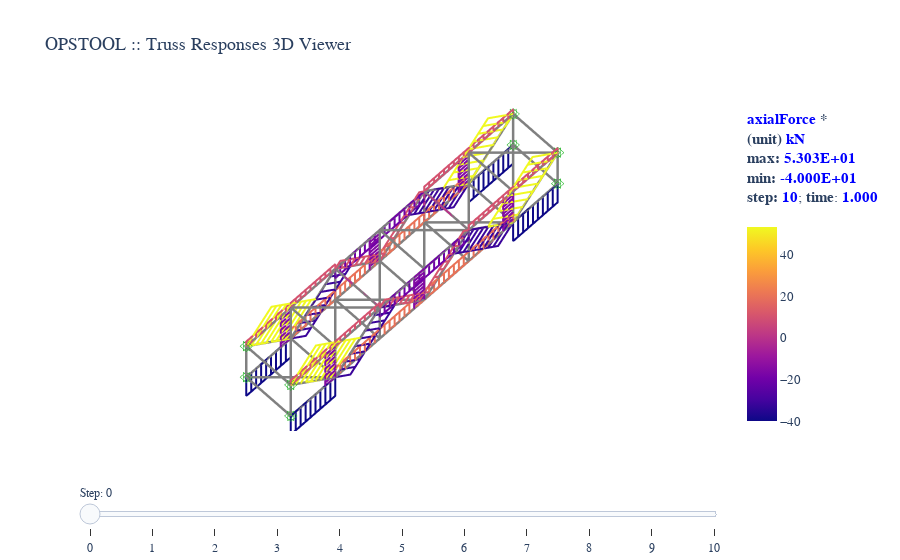

Notebook cell for this chart:
### Code cell
fig = opsvis.plot_truss_responses(
    odb_tag=1,
    resp_type="axialForce",
    slides=True,
    alpha=2.0,
    line_width=4,
    unit_symbol="kN",
    unit_factor=1e-3,
    style="wireframe",
    color=None,
    show_bc=True,
    bc_scale=1.5,
)
fig.show()  # for auto
fig.write_html("images/truss_resp_plotly2.html", full_html=False, include_plotlyjs="cdn")

### Figure 1 — Plotly figure (JSON) as saved in the notebook; plotly's stock layout.template omitted (floating-point values rounded to 4 significant figures; data arrays with more than 128 entries replaced by an {"elided": "..."} marker saying what was removed)
{"data": [{"connectgaps": false, "hoverinfo": "skip", "line": {"color": "gray", "width": 5}, "mode": "lines", "name": "Truss", "type": "scatter3d", "visible": false, "x": {"elided": "228 int values"}, "y": {"elided": "228 int values"}, "z": {"elided": "228 int values"}}, {"connectgaps": false, "hoverinfo": "skip", "line": {"color": "#15b01a", "width": 1}, "mode": "lines", "name": "BC", "type": "scatter3d", "visible": false, "x": {"elided": "144 int values"}, "y": {"elided": "144 int values"}, "z": {"elided": "144 int values"}}, {"connectgaps": false, "hoverinfo": "skip", "line": {"cmax": 53.03, "cmin": -40, "color": {"elided": "2970 float values"}, "coloraxis": "coloraxis2", "width": 4}, "mode": "lines", "type": "scatter3d", "visible": false, "x": {"elided": "2970 float values"}, "y": {"elided": "2970 float values"}, "z": {"elided": "2970 float values"}}, {"connectgaps": false, "hoverinfo": "skip", "line": {"color": "gray", "width": 5}, "mode": "lines", "name": "Truss", "type": "scatter3d", "visible": false, "x": {"elided": "228 int values"}, "y": {"elided": "228 int values"}, "z": {"elided": "228 int values"}}, {"connectgaps": false, "hoverinfo": "skip", "line": {"color": "#15b01a", "width": 1}, "mode": "lines", "name": "BC", "type": "scatter3d", "visible": false, "x": {"elided": "144 int values"}, "y": {"elided": "144 int values"}, "z": {"elided": "144 int values"}}, {"connectgaps": false, "hoverinfo": "skip", "line": {"cmax": 53.03, "cmin": -40, "color": {"elided": "3024 float values"}, "coloraxis": "coloraxis3", "width": 4}, "mode": "lines", "type": "scatter3d", "visible": false, "x": {"elided": "3024 float values"}, "y": {"elided": "3024 float values"}, "z": {"elided": "3024 float values"}}, {"connectgaps": false, "hoverinfo": "skip", "line": {"color": "gray", "width": 5}, "mode": "lines", "name": "Truss", "type": "scatter3d", "visible": false, "x": {"elided": "228 int values"}, "y": {"elided": "228 int values"}, "z": {"elided": "228 int values"}}, {"connectgaps": false, "hoverinfo": "skip", "line": {"color": "#15b01a", "width": 1}, "mode": "lines", "name": "BC", "type": "scatter3d", "visible": false, "x": {"elided": "144 int values"}, "y": {"elided": "144 int values"}, "z": {"elided": "144 int values"}}, {"connectgaps": false, "hoverinfo": "skip", "line": {"cmax": 53.03, "cmin": -40, "color": {"elided": "2916 float values"}, "coloraxis": "coloraxis4", "width": 4}, "mode": "lines", "type": "scatter3d", "visible": false, "x": {"elided": "2916 float values"}, "y": {"elided": "2916 float values"}, "z": {"elided": "2916 float values"}}, {"connectgaps": false, "hoverinfo": "skip", "line": {"color": "gray", "width": 5}, "mode": "lines", "name": "Truss", "type": "scatter3d", "visible": false, "x": {"elided": "228 int values"}, "y": {"elided": "228 int values"}, "z": {"elided": "228 int values"}}, {"connectgaps": false, "hoverinfo": "skip", "line": {"color": "#15b01a", "width": 1}, "mode": "lines", "name": "BC", "type": "scatter3d", "visible": false, "x": {"elided": "144 int values"}, "y": {"elided": "144 int values"}, "z": {"elided": "144 int values"}}, {"connectgaps": false, "hoverinfo": "skip", "line": {"cmax": 53.03, "cmin": -40, "color": {"elided": "2754 float values"}, "coloraxis": "coloraxis5", "width": 4}, "mode": "lines", "type": "scatter3d", "visible": false, "x": {"elided": "2754 float values"}, "y": {"elided": "2754 float values"}, "z": {"elided": "2754 float values"}}, {"connectgaps": false, "hoverinfo": "skip", "line": {"color": "gray", "width": 5}, "mode": "lines", "name": "Truss", "type": "scatter3d", "visible": false, "x": {"elided": "228 int values"}, "y": {"elided": "228 int values"}, "z": {"elided": "228 int values"}}, {"connectgaps": false, "hoverinfo": "skip", "line": {"color": "#15b01a", "width": 1}, "mode": "lines", "name": "BC", "type": "scatter3d", "visible": false, "x": {"elided": "144 int values"}, "y": {"elided": "144 int values"}, "z": {"elided": "144 int values"}}, {"connectgaps": false, "hoverinfo": "skip", "line": {"cmax": 53.03, "cmin": -40, "color": {"elided": "2700 float values"}, "coloraxis": "coloraxis6", "width": 4}, "mode": "lines", "type": "scatter3d", "visible": false, "x": {"elided": "2700 float values"}, "y": {"elided": "2700 float values"}, "z": {"elided": "2700 float values"}}, {"connectgaps": false, "hoverinfo": "skip", "line": {"color": "gray", "width": 5}, "mode": "lines", "name": "Truss", "type": "scatter3d", "visible": false, "x": {"elided": "228 int values"}, "y": {"elided": "228 int values"}, "z": {"elided": "228 int values"}}, {"connectgaps": false, "hoverinfo": "skip", "line": {"color": "#15b01a", "width": 1}, "mode": "lines", "name": "BC", "type": "scatter3d", "visible": false, "x": {"elided": "144 int values"}, "y": {"elided": "144 int values"}, "z": {"elided": "144 int values"}}, {"connectgaps": false, "hoverinfo": "skip", "line": {"cmax": 53.03, "cmin": -40, "color": {"elided": "2808 float values"}, "coloraxis": "coloraxis7", "width": 4}, "mode": "lines", "type": "scatter3d", "visible": false, "x": {"elided": "2808 float values"}, "y": {"elided": "2808 float values"}, "z": {"elided": "2808 float values"}}, {"connectgaps": false, "hoverinfo": "skip", "line": {"color": "gray", "width": 5}, "mode": "lines", "name": "Truss", "type": "scatter3d", "visible": false, "x": {"elided": "228 int values"}, "y": {"elided": "228 int values"}, "z": {"elided": "228 int values"}}, {"connectgaps": false, "hoverinfo": "skip", "line": {"color": "#15b01a", "width": 1}, "mode": "lines", "name": "BC", "type": "scatter3d", "visible": false, "x": {"elided": "144 int values"}, "y": {"elided": "144 int values"}, "z": {"elided": "144 int values"}}, {"connectgaps": false, "hoverinfo": "skip", "line": {"cmax": 53.03, "cmin": -40, "color": {"elided": "2646 float values"}, "coloraxis": "coloraxis8", "width": 4}, "mode": "lines", "type": "scatter3d", "visible": false, "x": {"elided": "2646 float values"}, "y": {"elided": "2646 float values"}, "z": {"elided": "2646 float values"}}, {"connectgaps": false, "hoverinfo": "skip", "line": {"color": "gray", "width": 5}, "mode": "lines", "name": "Truss", "type": "scatter3d", "visible": false, "x": {"elided": "228 int values"}, "y": {"elided": "228 int values"}, "z": {"elided": "228 int values"}}, {"connectgaps": false, "hoverinfo": "skip", "line": {"color": "#15b01a", "width": 1}, "mode": "lines", "name": "BC", "type": "scatter3d", "visible": false, "x": {"elided": "144 int values"}, "y": {"elided": "144 int values"}, "z": {"elided": "144 int values"}}, {"connectgaps": false, "hoverinfo": "skip", "line": {"cmax": 53.03, "cmin": -40, "color": {"elided": "2916 float values"}, "coloraxis": "coloraxis9", "width": 4}, "mode": "lines", "type": "scatter3d", "visible": false, "x": {"elided": "2916 float values"}, "y": {"elided": "2916 float values"}, "z": {"elided": "2916 float values"}}, {"connectgaps": false, "hoverinfo": "skip", "line": {"color": "gray", "width": 5}, "mode": "lines", "name": "Truss", "type": "scatter3d", "visible": false, "x": {"elided": "228 int values"}, "y": {"elided": "228 int values"}, "z": {"elided": "228 int values"}}, {"connectgaps": false, "hoverinfo": "skip", "line": {"color": "#15b01a", "width": 1}, "mode": "lines", "name": "BC", "type": "scatter3d", "visible": false, "x": {"elided": "144 int values"}, "y": {"elided": "144 int values"}, "z": {"elided": "144 int values"}}, {"connectgaps": false, "hoverinfo": "skip", "line": {"cmax": 53.03, "cmin": -40, "color": {"elided": "2700 float values"}, "coloraxis": "coloraxis10", "width": 4}, "mode": "lines", "type": "scatter3d", "visible": false, "x": {"elided": "2700 float values"}, "y": {"elided": "2700 float values"}, "z": {"elided": "2700 float values"}}, {"connectgaps": false, "hoverinfo": "skip", "line": {"color": "gray", "width": 5}, "mode": "lines", "name": "Truss", "type": "scatter3d", "visible": false, "x": {"elided": "228 int values"}, "y": {"elided": "228 int values"}, "z": {"elided": "228 int values"}}, {"connectgaps": false, "hoverinfo": "skip", "line": {"color": "#15b01a", "width": 1}, "mode": "lines", "name": "BC", "type": "scatter3d", "visible": false, "x": {"elided": "144 int values"}, "y": {"elided": "144 int values"}, "z": {"elided": "144 int values"}}, {"connectgaps": false, "hoverinfo": "skip", "line": {"cmax": 53.03, "cmin": -40, "color": {"elided": "2592 float values"}, "coloraxis": "coloraxis11", "width": 4}, "mode": "lines", "type": "scatter3d", "x": {"elided": "2592 float values"}, "y": {"elided": "2592 float values"}, "z": {"elided": "2592 float values"}}, {"connectgaps": false, "hoverinfo": "skip", "line": {"color": "gray", "width": 5}, "mode": "lines", "name": "Truss", "type": "scatter3d", "x": {"elided": "228 int values"}, "y": {"elided": "228 int values"}, "z": {"elided": "228 int values"}}, {"connectgaps": false, "hoverinfo": "skip", "line": {"color": "#15b01a", "width": 1}, "mode": "lines", "name": "BC", "type": "scatter3d", "x": {"elided": "144 int values"}, "y": {"elided": "144 int values"}, "z": {"elided": "144 int values"}}], "layout": {"autosize": true, "coloraxis": {"cmax": 53.03, "cmin": -40, "colorbar": {"tickfont": {"size": 13}, "title": {"font": {"size": 15}, "text": "<b><span style=\"color:blue; font-weight:bold\">axialForce</span> *</b><br><b>(unit) <span style=\"color:blue; font-weight:bold\">kN</span></b><br><b>max:</b> <span style=\"color:blue; font-weight:bold\">0.000E+00</span><br><b>min:</b> <span style=\"color:blue; font-weight:bold\">0.000E+00</span><br><b>step:</b> <span style=\"color:blue; font-weight:bold\">0</span>; <b>time</b>: <span style=\"color:blue; font-weight:bold\">0.000</span><br> <br>"}}, "colorscale": [[0, "#0d0887"], [0.1111, "#46039f"], [0.2222, "#7201a8"], [0.3333, "#9c179e"], [0.4444, "#bd3786"], [0.5556, "#d8576b"], [0.6667, "#ed7953"], [0.7778, "#fb9f3a"], [0.8889, "#fdca26"], [1, "#f0f921"]], "showscale": true}, "coloraxis10": {"cmax": 53.03, "cmin": -40, "colorbar": {"tickfont": {"size": 13}, "title": {"font": {"size": 15}, "text": "<b><span style=\"color:blue; font-weight:bold\">axialForce</span> *</b><br><b>(unit) <span style=\"color:blue; font-weight:bold\">kN</span></b><br><b>max:</b> <span style=\"color:blue; font-weight:bold\">4.773E+01</span><br><b>min:</b> <span style=\"color:blue; font-weight:bold\">-3.600E+01</span><br><b>step:</b> <span style=\"color:blue; font-weight:bold\">9</span>; <b>time</b>: <span style=\"color:blue; font-weight:bold\">0.900</span><br> <br>"}}, "colorscale": [[0, "#0d0887"], [0.1111, "#46039f"], [0.2222, "#7201a8"], [0.3333, "#9c179e"], [0.4444, "#bd3786"], [0.5556, "#d8576b"], [0.6667, "#ed7953"], [0.7778, "#fb9f3a"], [0.8889, "#fdca26"], [1, "#f0f921"]], "showscale": true}, "coloraxis11": {"cmax": 53.03, "cmin": -40, "colorbar": {"tickfont": {"size": 13}, "title": {"font": {"size": 15}, "text": "<b><span style=\"color:blue; font-weight:bold\">axialForce</span> *</b><br><b>(unit) <span style=\"color:blue; font-weight:bold\">kN</span></b><br><b>max:</b> <span style=\"color:blue; font-weight:bold\">5.303E+01</span><br><b>min:</b> <span style=\"color:blue; font-weight:bold\">-4.000E+01</span><br><b>step:</b> <span style=\"color:blue; font-weight:bold\">10</span>; <b>time</b>: <span style=\"color:blue; font-weight:bold\">1.000</span><br> <br>"}}, "colorscale": [[0, "#0d0887"], [0.1111, "#46039f"], [0.2222, "#7201a8"], [0.3333, "#9c179e"], [0.4444, "#bd3786"], [0.5556, "#d8576b"], [0.6667, "#ed7953"], [0.7778, "#fb9f3a"], [0.8889, "#fdca26"], [1, "#f0f921"]], "showscale": true}, "coloraxis2": {"cmax": 53.03, "cmin": -40, "colorbar": {"tickfont": {"size": 13}, "title": {"font": {"size": 15}, "text": "<b><span style=\"color:blue; font-weight:bold\">axialForce</span> *</b><br><b>(unit) <span style=\"color:blue; font-weight:bold\">kN</span></b><br><b>max:</b> <span style=\"color:blue; font-weight:bold\">5.303E+00</span><br><b>min:</b> <span style=\"color:blue; font-weight:bold\">-4.000E+00</span><br><b>step:</b> <span style=\"color:blue; font-weight:bold\">1</span>; <b>time</b>: <span style=\"color:blue; font-weight:bold\">0.100</span><br> <br>"}}, "colorscale": [[0, "#0d0887"], [0.1111, "#46039f"], [0.2222, "#7201a8"], [0.3333, "#9c179e"], [0.4444, "#bd3786"], [0.5556, "#d8576b"], [0.6667, "#ed7953"], [0.7778, "#fb9f3a"], [0.8889, "#fdca26"], [1, "#f0f921"]], "showscale": true}, "coloraxis3": {"cmax": 53.03, "cmin": -40, "colorbar": {"tickfont": {"size": 13}, "title": {"font": {"size": 15}, "text": "<b><span style=\"color:blue; font-weight:bold\">axialForce</span> *</b><br><b>(unit) <span style=\"color:blue; font-weight:bold\">kN</span></b><br><b>max:</b> <span style=\"color:blue; font-weight:bold\">1.061E+01</span><br><b>min:</b> <span style=\"color:blue; font-weight:bold\">-8.000E+00</span><br><b>step:</b> <span style=\"color:blue; font-weight:bold\">2</span>; <b>time</b>: <span style=\"color:blue; font-weight:bold\">0.200</span><br> <br>"}}, "colorscale": [[0, "#0d0887"], [0.1111, "#46039f"], [0.2222, "#7201a8"], [0.3333, "#9c179e"], [0.4444, "#bd3786"], [0.5556, "#d8576b"], [0.6667, "#ed7953"], [0.7778, "#fb9f3a"], [0.8889, "#fdca26"], [1, "#f0f921"]], "showscale": true}, "coloraxis4": {"cmax": 53.03, "cmin": -40, "colorbar": {"tickfont": {"size": 13}, "title": {"font": {"size": 15}, "text": "<b><span style=\"color:blue; font-weight:bold\">axialForce</span> *</b><br><b>(unit) <span style=\"color:blue; font-weight:bold\">kN</span></b><br><b>max:</b> <span style=\"color:blue; font-weight:bold\">1.591E+01</span><br><b>min:</b> <span style=\"color:blue; font-weight:bold\">-1.200E+01</span><br><b>step:</b> <span style=\"color:blue; font-weight:bold\">3</span>; <b>time</b>: <span style=\"color:blue; font-weight:bold\">0.300</span><br> <br>"}}, "colorscale": [[0, "#0d0887"], [0.1111, "#46039f"], [0.2222, "#7201a8"], [0.3333, "#9c179e"], [0.4444, "#bd3786"], [0.5556, "#d8576b"], [0.6667, "#ed7953"], [0.7778, "#fb9f3a"], [0.8889, "#fdca26"], [1, "#f0f921"]], "showscale": true}, "coloraxis5": {"cmax": 53.03, "cmin": -40, "colorbar": {"tickfont": {"size": 13}, "title": {"font": {"size": 15}, "text": "<b><span style=\"color:blue; font-weight:bold\">axialForce</span> *</b><br><b>(unit) <span style=\"color:blue; font-weight:bold\">kN</span></b><br><b>max:</b> <span style=\"color:blue; font-weight:bold\">2.121E+01</span><br><b>min:</b> <span style=\"color:blue; font-weight:bold\">-1.600E+01</span><br><b>step:</b> <span style=\"color:blue; font-weight:bold\">4</span>; <b>time</b>: <span style=\"color:blue; font-weight:bold\">0.400</span><br> <br>"}}, "colorscale": [[0, "#0d0887"], [0.1111, "#46039f"], [0.2222, "#7201a8"], [0.3333, "#9c179e"], [0.4444, "#bd3786"], [0.5556, "#d8576b"], [0.6667, "#ed7953"], [0.7778, "#fb9f3a"], [0.8889, "#fdca26"], [1, "#f0f921"]], "showscale": true}, "coloraxis6": {"cmax": 53.03, "cmin": -40, "colorbar": {"tickfont": {"size": 13}, "title": {"font": {"size": 15}, "text": "<b><span style=\"color:blue; font-weight:bold\">axialForce</span> *</b><br><b>(unit) <span style=\"color:blue; font-weight:bold\">kN</span></b><br><b>max:</b> <span style=\"color:blue; font-weight:bold\">2.652E+01</span><br><b>min:</b> <span style=\"color:blue; font-weight:bold\">-2.000E+01</span><br><b>step:</b> <span style=\"color:blue; font-weight:bold\">5</span>; <b>time</b>: <span style=\"color:blue; font-weight:bold\">0.500</span><br> <br>"}}, "colorscale": [[0, "#0d0887"], [0.1111, "#46039f"], [0.2222, "#7201a8"], [0.3333, "#9c179e"], [0.4444, "#bd3786"], [0.5556, "#d8576b"], [0.6667, "#ed7953"], [0.7778, "#fb9f3a"], [0.8889, "#fdca26"], [1, "#f0f921"]], "showscale": true}, "coloraxis7": {"cmax": 53.03, "cmin": -40, "colorbar": {"tickfont": {"size": 13}, "title": {"font": {"size": 15}, "text": "<b><span style=\"color:blue; font-weight:bold\">axialForce</span> *</b><br><b>(unit) <span style=\"color:blue; font-weight:bold\">kN</span></b><br><b>max:</b> <span style=\"color:blue; font-weight:bold\">3.182E+01</span><br><b>min:</b> <span style=\"color:blue; font-weight:bold\">-2.400E+01</span><br><b>step:</b> <span style=\"color:blue; font-weight:bold\">6</span>; <b>time</b>: <span style=\"color:blue; font-weight:bold\">0.600</span><br> <br>"}}, "colorscale": [[0, "#0d0887"], [0.1111, "#46039f"], [0.2222, "#7201a8"], [0.3333, "#9c179e"], [0.4444, "#bd3786"], [0.5556, "#d8576b"], [0.6667, "#ed7953"], [0.7778, "#fb9f3a"], [0.8889, "#fdca26"], [1, "#f0f921"]], "showscale": true}, "coloraxis8": {"cmax": 53.03, "cmin": -40, "colorbar": {"tickfont": {"size": 13}, "title": {"font": {"size": 15}, "text": "<b><span style=\"color:blue; font-weight:bold\">axialForce</span> *</b><br><b>(unit) <span style=\"color:blue; font-weight:bold\">kN</span></b><br><b>max:</b> <span style=\"color:blue; font-weight:bold\">3.712E+01</span><br><b>min:</b> <span style=\"color:blue; font-weight:bold\">-2.800E+01</span><br><b>step:</b> <span style=\"color:blue; font-weight:bold\">7</span>; <b>time</b>: <span style=\"color:blue; font-weight:bold\">0.700</span><br> <br>"}}, "colorscale": [[0, "#0d0887"], [0.1111, "#46039f"], [0.2222, "#7201a8"], [0.3333, "#9c179e"], [0.4444, "#bd3786"], [0.5556, "#d8576b"], [0.6667, "#ed7953"], [0.7778, "#fb9f3a"], [0.8889, "#fdca26"], [1, "#f0f921"]], "showscale": true}, "coloraxis9": {"cmax": 53.03, "cmin": -40, "colorbar": {"tickfont": {"size": 13}, "title": {"font": {"size": 15}, "text": "<b><span style=\"color:blue; font-weight:bold\">axialForce</span> *</b><br><b>(unit) <span style=\"color:blue; font-weight:bold\">kN</span></b><br><b>max:</b> <span style=\"color:blue; font-weight:bold\">4.243E+01</span><br><b>min:</b> <span style=\"color:blue; font-weight:bold\">-3.200E+01</span><br><b>step:</b> <span style=\"color:blue; font-weight:bold\">8</span>; <b>time</b>: <span style=\"color:blue; font-weight:bold\">0.800</span><br> <br>"}}, "colorscale": [[0, "#0d0887"], [0.1111, "#46039f"], [0.2222, "#7201a8"], [0.3333, "#9c179e"], [0.4444, "#bd3786"], [0.5556, "#d8576b"], [0.6667, "#ed7953"], [0.7778, "#fb9f3a"], [0.8889, "#fdca26"], [1, "#f0f921"]], "showscale": true}, "font": {"family": "Arial, sans-serif"}, "scene": {"aspectmode": "data", "camera": {"eye": {"x": -36000, "y": -36000, "z": 90000}, "projection": {"type": "orthographic"}}, "xaxis": {"showgrid": false, "visible": false, "zeroline": false}, "yaxis": {"showgrid": false, "visible": false, "zeroline": false}, "zaxis": {"showgrid": false, "visible": false, "zeroline": false}}, "showlegend": false, "sliders": [{"active": 11, "currentvalue": {"prefix": "Step: "}, "pad": {"t": 50}, "steps": [{"args": [{"visible": [true, true, false, false, false, false, false, false, false, false, false, false, false, false, false, false, false, false, false, false, false, false, false, false, false, false, false, false, false, false, false, false]}, {"title": {"text": "OPSTOOL :: Truss Responses 3D Viewer</b><br><br>"}}], "label": "0", "method": "update"}, {"args": [{"visible": [false, false, true, true, true, false, false, false, false, false, false, false, false, false, false, false, false, false, false, false, false, false, false, false, false, false, false, false, false, false, false, false]}, {"title": {"text": "OPSTOOL :: Truss Responses 3D Viewer</b><br><br>"}}], "label": "1", "method": "update"}, {"args": [{"visible": [false, false, false, false, false, true, true, true, false, false, false, false, false, false, false, false, false, false, false, false, false, false, false, false, false, false, false, false, false, false, false, false]}, {"title": {"text": "OPSTOOL :: Truss Responses 3D Viewer</b><br><br>"}}], "label": "2", "method": "update"}, {"args": [{"visible": [false, false, false, false, false, false, false, false, true, true, true, false, false, false, false, false, false, false, false, false, false, false, false, false, false, false, false, false, false, false, false, false]}, {"title": {"text": "OPSTOOL :: Truss Responses 3D Viewer</b><br><br>"}}], "label": "3", "method": "update"}, {"args": [{"visible": [false, false, false, false, false, false, false, false, false, false, false, true, true, true, false, false, false, false, false, false, false, false, false, false, false, false, false, false, false, false, false, false]}, {"title": {"text": "OPSTOOL :: Truss Responses 3D Viewer</b><br><br>"}}], "label": "4", "method": "update"}, {"args": [{"visible": [false, false, false, false, false, false, false, false, false, false, false, false, false, false, true, true, true, false, false, false, false, false, false, false, false, false, false, false, false, false, false, false]}, {"title": {"text": "OPSTOOL :: Truss Responses 3D Viewer</b><br><br>"}}], "label": "5", "method": "update"}, {"args": [{"visible": [false, false, false, false, false, false, false, false, false, false, false, false, false, false, false, false, false, true, true, true, false, false, false, false, false, false, false, false, false, false, false, false]}, {"title": {"text": "OPSTOOL :: Truss Responses 3D Viewer</b><br><br>"}}], "label": "6", "method": "update"}, {"args": [{"visible": [false, false, false, false, false, false, false, false, false, false, false, false, false, false, false, false, false, false, false, false, true, true, true, false, false, false, false, false, false, false, false, false]}, {"title": {"text": "OPSTOOL :: Truss Responses 3D Viewer</b><br><br>"}}], "label": "7", "method": "update"}, {"args": [{"visible": [false, false, false, false, false, false, false, false, false, false, false, false, false, false, false, false, false, false, false, false, false, false, false, true, true, true, false, false, false, false, false, false]}, {"title": {"text": "OPSTOOL :: Truss Responses 3D Viewer</b><br><br>"}}], "label": "8", "method": "update"}, {"args": [{"visible": [false, false, false, false, false, false, false, false, false, false, false, false, false, false, false, false, false, false, false, false, false, false, false, false, false, false, true, true, true, false, false, false]}, {"title": {"text": "OPSTOOL :: Truss Responses 3D Viewer</b><br><br>"}}], "label": "9", "method": "update"}, {"args": [{"visible": [false, false, false, false, false, false, false, false, false, false, false, false, false, false, false, false, false, false, false, false, false, false, false, false, false, false, false, false, false, true, true, true]}, {"title": {"text": "OPSTOOL :: Truss Responses 3D Viewer</b><br><br>"}}], "label": "10", "method": "update"}]}], "title": {"font": {"size": 18}, "text": "OPSTOOL :: Truss Responses 3D Viewer</b><br><br>"}}}
